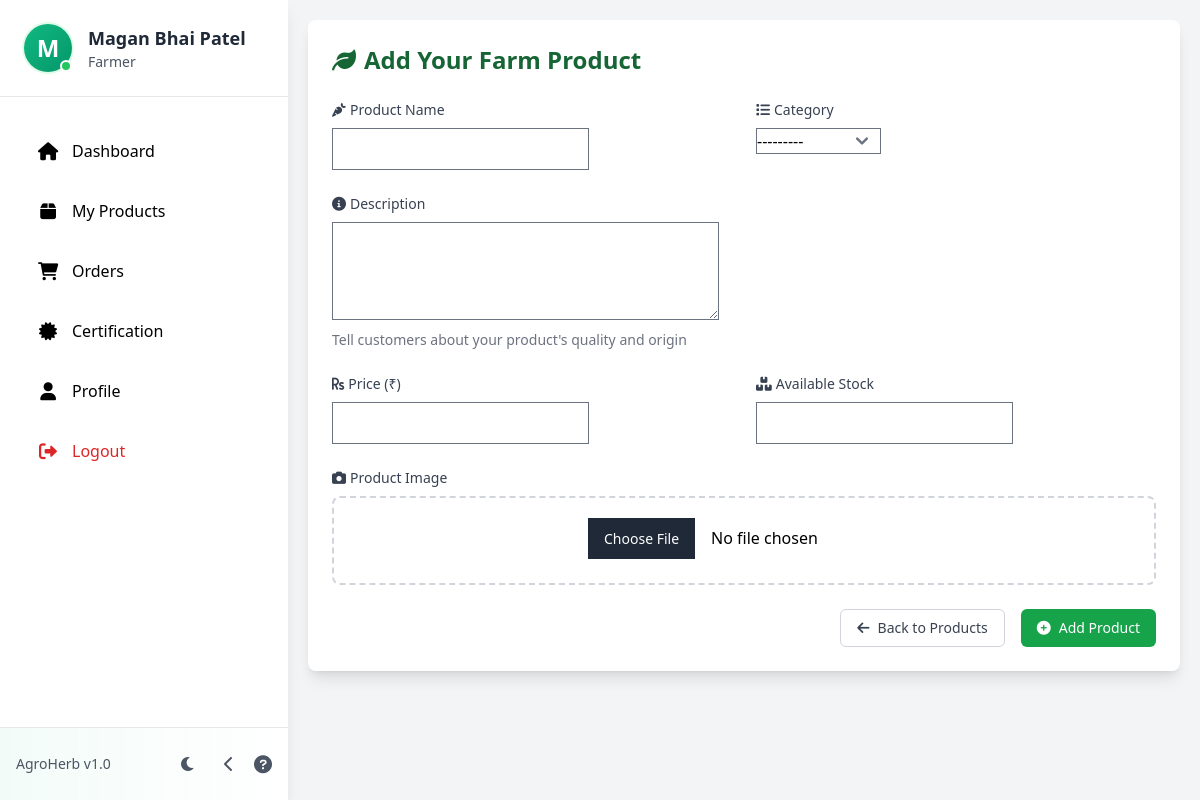
/products/add/ (signed in), run on the app's committed database.
### api/models.py (models this page shows, shortened)
class User(AbstractBaseUser, PermissionsMixin):
    ROLE_CHOICES = [
        ('Farmer', 'Farmer'),
        ('Customer', 'Customer'),
        ('Admin', 'Admin'),
        ('Verifier', 'Verifier'),
    ]
    user_id = models.AutoField(primary_key=True)
    full_name = models.CharField(max_length=100)
    email = models.EmailField(unique=True)
    phone_number = models.CharField(max_length=15)
    role = models.CharField(max_length=10, choices=ROLE_CHOICES, default='Customer')
    is_active = models.BooleanField(default=True)
    is_staff = models.BooleanField(default=False)
    objects = UserManager()
    USERNAME_FIELD = 'email'
    REQUIRED_FIELDS = ['full_name', 'phone_number']

class Category(models.Model):
    category_id = models.AutoField(primary_key=True)
    category_name = models.CharField(max_length=100)
    description = models.TextField()
    def __str__(self):
        return self.category_name

### api/views.py (the view)
# urls.py: path('products/add/', views.add_product, name='add_product'),
@login_required
def add_product(request):
    if request.user.role != 'Farmer':
        messages.error(request, 'Only farmers can add products.')
        return redirect('product_list')
    try:
        farmer_profile = FarmerProfile.objects.get(user=request.user)
    except FarmerProfile.DoesNotExist:
        messages.error(request, 'Please complete your farmer profile before adding products.')
        return redirect('farmer_dashboard')
    if request.method == "POST":
        form = ProductForm(request.POST, request.FILES)
        if form.is_valid():
            try:
                product = form.save(commit=False)
                product.farmer = farmer_profile
                if 'image' in request.FILES:
                    product.image = request.FILES['image']
                product.save()
                messages.success(request, 'Product added successfully!')
                return redirect('product_list')
            except Exception as e:
                messages.error(request, f'Error saving product: {str(e)}')
        else:
            messages.error(request, 'Please correct the errors below.')
    else:
        form = ProductForm()
    context = {
        'form': form,
        'farmer': farmer_profile,
        'categories': Category.objects.all(),
    }
    return render(request, 'add_product.html', context)

### api/forms.py (shortened to what this page needs)
class ProductForm(forms.ModelForm):
    class Meta:
        model = Product
        fields = ['product_name', 'category', 'description', 'price', 'stock', 'image']
        widgets = {
            'product_name': forms.TextInput(attrs={'class': 'form-control'}),
            'category': forms.Select(attrs={'class': 'form-select'}),
            'description': forms.Textarea(attrs={'class': 'form-control', 'rows': 4}),
            'price': forms.NumberInput(attrs={'class': 'form-control', 'min': '0', 'step': '0.01'}),
            'stock': forms.NumberInput(attrs={'class': 'form-control', 'min': '0'}),
            'image': forms.FileInput(attrs={'class': 'form-control'}),
        }

### templates/add_product.html (shortened to what this page needs)
{% extends 'farmer/farmer_base.html' %}
{% block content %}
<div class="flex flex-col p-5">
    <div class="bg-white rounded-lg shadow-lg p-6">
        <div class="flex items-center justify-between mb-6">
            <h2 class="text-2xl font-bold text-green-800">
                <i class="fas fa-leaf mr-2"></i>Add Your Farm Product
            </h2>
        </div>
        <form method="post" enctype="multipart/form-data" class="space-y-6">
            <div class="grid grid-cols-1 md:grid-cols-2 gap-6">
                <div>
                    <label for="{{ form.product_name.id_for_label }}" class="block text-sm font-medium text-gray-700 mb-2">
                        <i class="fas fa-carrot mr-1"></i>Product Name
                    </label>
                    {{ form.product_name }}
                </div>
                <div>
                    <label for="{{ form.category.id_for_label }}" class="block text-sm font-medium text-gray-700 mb-2">
                        <i class="fas fa-list mr-1"></i>Category
                    </label>
                    {{ form.category }}
                </div>
            </div>
            <div>
                <label for="{{ form.description.id_for_label }}" class="block text-sm font-medium text-gray-700 mb-2">
                    <i class="fas fa-info-circle mr-1"></i>Description
                </label>
                {{ form.description }}
                <p class="mt-1 text-sm text-gray-500">Tell customers about your product's quality and origin</p>
            </div>
            <div class="grid grid-cols-1 md:grid-cols-2 gap-6">
                <div>
                    <label for="{{ form.price.id_for_label }}" class="block text-sm font-medium text-gray-700 mb-2">
                        <i class="fas fa-rupee-sign mr-1"></i>Price (₹)
                    </label>
                    {{ form.price }}
                </div>
                <div>
                    <label for="{{ form.stock.id_for_label }}" class="block text-sm font-medium text-gray-700 mb-2">
                        <i class="fas fa-boxes mr-1"></i>Available Stock
                    </label>
                    {{ form.stock }}
                </div>
            </div>
            <div>
                <label for="{{ form.image.id_for_label }}" class="block text-sm font-medium text-gray-700 mb-2">
                    <i class="fas fa-camera mr-1"></i>Product Image
                </label>
                <div class="mt-1 flex justify-center px-6 pt-5 pb-6 border-2 border-gray-300 border-dashed rounded-lg">
                    <div class="space-y-1 text-center">
                        {{ form.image }}
                    </div>
                </div>
            </div>
            <div class="flex justify-end space-x-4">
                <a href="{% url 'product_list' %}" class="px-4 py-2 border border-gray-300 rounded-md text-sm font-medium text-gray-700 hover:bg-gray-50">
                    <i class="fas fa-arrow-left mr-2"></i>Back to Products
                </a>
                <button type="submit" class="px-4 py-2 bg-green-600 text-white rounded-md text-sm font-medium hover:bg-green-700">
                    <i class="fas fa-plus-circle mr-2"></i>Add Product
                </button>
            </div>
        </form>
    </div>
</div>
{% endblock %}

### templates/farmer/sidebar.html (shortened to what this page needs)
<!DOCTYPE html>
<html lang="en">
<head>
    <script src="https://cdn.tailwindcss.com"></script>
</head>
<body class="flex m-0 font-sans">
    <div class="sidebar fixed left-0 top-0 h-full bg-white dark:bg-gray-900 shadow-lg z-50">
        <div class="p-6 border-b border-gray-200 dark:border-gray-700 profile-section">
            <div class="flex items-center">
                <div class="relative">
                    {% if user.farmer_profile.photo %}
                        <img src="{{ user.farmer_profile.photo.url }}" alt="Profile Photo"
                             class="w-12 h-12 rounded-full object-cover ring-2 ring-green-100 dark:ring-green-900 transition-all duration-300 hover:scale-110 hover:ring-green-200 dark:hover:ring-green-800">
                    {% else %}
                        <div class="w-12 h-12 rounded-full default-avatar ring-2 ring-green-100 dark:ring-green-900 transition-all duration-300 hover:scale-110 hover:ring-green-200 dark:hover:ring-green-800">
                            {{ user.full_name|first|upper }}
                        </div>
                    {% endif %}
                    <div class="absolute bottom-0 right-0 w-3 h-3 bg-green-500 rounded-full border-2 border-white dark:border-gray-900 online-indicator"></div>
                </div>
                <div class="ml-4">
                    <h2 class="text-lg font-semibold text-gray-800 dark:text-white profile-name">{{ user.full_name }}</h2>
                    <p class="text-sm text-gray-600 dark:text-gray-400 profile-role">Farmer</p>
                </div>
            </div>
        </div>
        <nav class="p-6">
            <ul class="space-y-2">
                <li class="nav-item">
                    <a href="{% url 'farmer_dashboard' %}"
                       class="sidebar-link flex items-center p-3 rounded-lg {% if request.resolver_match.url_name == 'farmer_dashboard' %}active{% endif %}">
                        <div class="icon-wrapper mr-3">
                            <i class="fas fa-home text-lg"></i>
                        </div>
                        <span class="nav-text">Dashboard</span>
                    </a>
                </li>
                <li class="nav-item">
                    <a href="{% url 'product_list' %}"
                       class="sidebar-link flex items-center p-3 rounded-lg {% if request.resolver_match.url_name == 'product_list' %}active{% endif %}">
                        <div class="icon-wrapper mr-3">
                            <i class="fas fa-box text-lg"></i>
                        </div>
                        <span class="nav-text">My Products</span>
                    </a>
                </li>
                <li class="nav-item">
                    <a href="{% url 'farmer_orders' %}"
                       class="sidebar-link flex items-center p-3 rounded-lg {% if request.resolver_match.url_name == 'farmer_orders' %}active{% endif %}">
                        <div class="icon-wrapper mr-3">
                            <i class="fas fa-shopping-cart text-lg"></i>
                        </div>
                        <span class="nav-text">Orders</span>
                    </a>
                </li>
                <li class="nav-item">
                    <a href="{% url 'certification_request' %}"
                       class="sidebar-link flex items-center p-3 rounded-lg {% if request.resolver_match.url_name == 'certification_request' %}active{% endif %}">
                        <div class="icon-wrapper mr-3">
                            <i class="fas fa-certificate text-lg"></i>
                        </div>
                        <span class="nav-text">Certification</span>
                    </a>
                </li>
                <li class="nav-item">
                    <a href="{% url 'edit_farmer_profile' %}"
                       class="sidebar-link flex items-center p-3 rounded-lg {% if request.resolver_match.url_name == 'edit_farmer_profile' %}active{% endif %}">
                        <div class="icon-wrapper mr-3">
                            <i class="fas fa-user text-lg"></i>
                        </div>
                        <span class="nav-text">Profile</span>
                    </a>
                </li>
                <li class="nav-item">
                    <a href="{% url 'logout' %}"
                       class="sidebar-link logout-link flex items-center p-3 rounded-lg text-red-600 dark:text-red-400 hover:bg-red-50 dark:hover:bg-red-900/20">
                        <div class="icon-wrapper mr-3">
                            <i class="fas fa-sign-out-alt text-lg"></i>
                        </div>
                        <span class="nav-text">Logout</span>
                    </a>
                </li>
            </ul>
        </nav>
        <div class="absolute bottom-0 w-full p-4 border-t border-gray-200 dark:border-gray-700 bottom-section">
            <div class="flex items-center justify-between">
                <span class="text-sm text-gray-600 dark:text-gray-400 version-text">AgroHerb v1.0</span>
                <div class="flex items-center space-x-3">
                    <button class="theme-toggle p-2 rounded-lg hover:bg-gray-100 dark:hover:bg-gray-800" onclick="toggleTheme()">
                        <i class="fas fa-moon dark:hidden text-gray-600"></i>
                    </button>
                    <button class="toggle-button p-2 rounded-lg hover:bg-gray-100 dark:hover:bg-gray-800" onclick="toggleSidebar()">
                        <i class="fas fa-chevron-left text-gray-600 dark:text-gray-400"></i>
                    </button>
                    <a href="#" class="help-icon">
                        <i class="fas fa-question-circle text-lg text-gray-600 dark:text-gray-400"></i>
                    </a>
                </div>
            </div>
        </div>
    </div>
</body>
</html>

### templates/farmer/sidebar.html (style rules this page uses)
:root { --sidebar-width: 18rem; --sidebar-collapsed-width: 5rem; }
.sidebar { width: var(--sidebar-width); transition: all 0.3s cubic-bezier(0.4, 0, 0.2, 1); }
.sidebar-link { transition: all 0.3s cubic-bezier(0.4, 0, 0.2, 1); position: relative; overflow: hidden; margin: 0.25rem 0; white-space: nowrap; }
.sidebar-link::before { content: ''; position: absolute; left: 0; top: 0; height: 100%; width: 4px; background: linear-gradient(to bottom, #10b981, #059669); transform: scaleY(0); transition: transform 0.3s cubic-bezier(0.4, 0, 0.2, 1); border-radius: 0 4px 4px 0; }
.profile-section { transition: all 0.3s cubic-bezier(0.4, 0, 0.2, 1); position: relative; overflow: hidden; }
.profile-section::after { content: ''; position: absolute; bottom: 0; left: 0; width: 100%; height: 2px; background: linear-gradient(to right, #10b981, #059669); transform: scaleX(0); transition: transform 0.3s cubic-bezier(0.4, 0, 0.2, 1); }
.nav-item { animation: slideIn 0.5s cubic-bezier(0.4, 0, 0.2, 1) forwards; opacity: 0; }
.nav-item:nth-child(1) { animation-delay: 0.1s; }
.nav-item:nth-child(2) { animation-delay: 0.2s; }
.nav-item:nth-child(3) { animation-delay: 0.3s; }
.nav-item:nth-child(4) { animation-delay: 0.4s; }
.nav-item:nth-child(5) { animation-delay: 0.5s; }
.nav-item:nth-child(6) { animation-delay: 0.6s; }
.icon-wrapper { transition: all 0.3s cubic-bezier(0.4, 0, 0.2, 1); position: relative; min-width: 1.5rem; text-align: center; }
.online-indicator { animation: pulse 2s infinite; }
.bottom-section { background: linear-gradient(to right, rgba(16, 185, 129, 0.05), transparent); }
.help-icon { transition: all 0.3s cubic-bezier(0.4, 0, 0.2, 1); }
.logout-link { transition: all 0.3s cubic-bezier(0.4, 0, 0.2, 1); }
.theme-toggle { transition: all 0.3s cubic-bezier(0.4, 0, 0.2, 1); }
.toggle-button { transition: all 0.3s cubic-bezier(0.4, 0, 0.2, 1); }
.default-avatar { background: linear-gradient(135deg, #10b981 0%, #059669 100%); display: flex; align-items: center; justify-content: center; color: white; font-weight: 600; font-size: 1.5rem; text-transform: uppercase; }

### data on the page
User: full_name|first "M", full_name "Magan Bhai Patel"
Category: category "---------"
